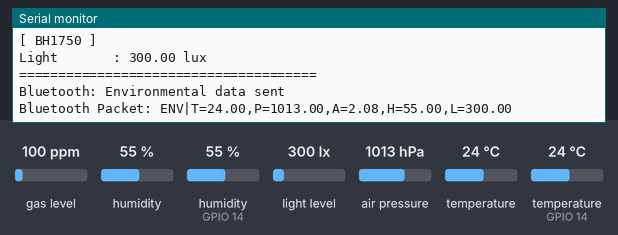
A sketch run on a simulated ESP32. Parts: the last lines printed to the serial monitor. The inputs (shaded band) are chosen by the test bench; at power-on: humidity (sensor on GPIO 14) 55 %, light level 300 lx, air pressure 1013 hPa, temperature (sensor on GPIO 14) 24 °C, temperature 24 °C, gas level 100 ppm, humidity 55 %. Nothing arrives over Bluetooth unless stated.

Above: at 2.2 s.
2.3 s: humidity (sensor on GPIO 14) set to 22 %
At 3.38 s:
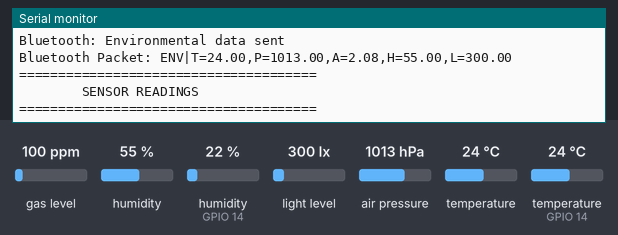
3.8 s: light level set to 40 lx
At 4.5 s:
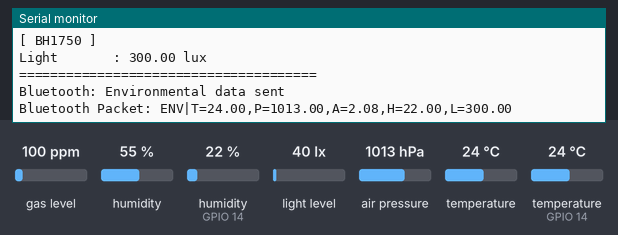
5.3 s: air pressure set to 952 hPa
At 6.5 s:
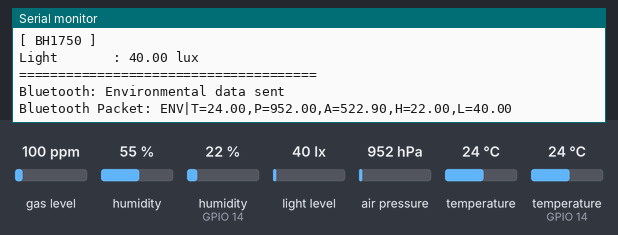
6.8 s: temperature (sensor on GPIO 14) set to 12 °C
At 7.78 s:
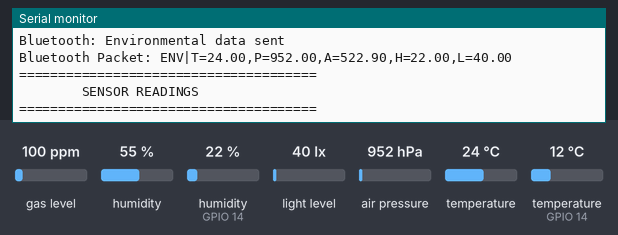
8.3 s: temperature (sensor 0) set to 12 °C
At 9.1 s:
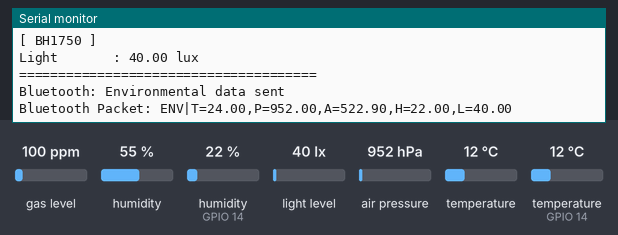
9.8 s: humidity (sensor on GPIO 14) set to 40 %
At 11.3 s:
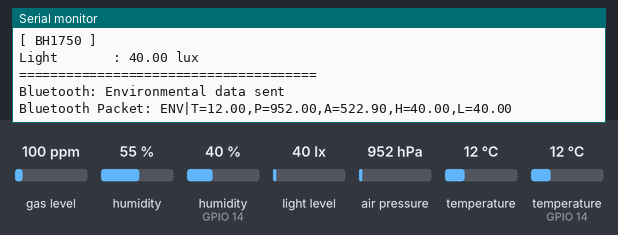
Timing chart, 0 to 12.3 s (numbered marks = the images above; inputs shaded):
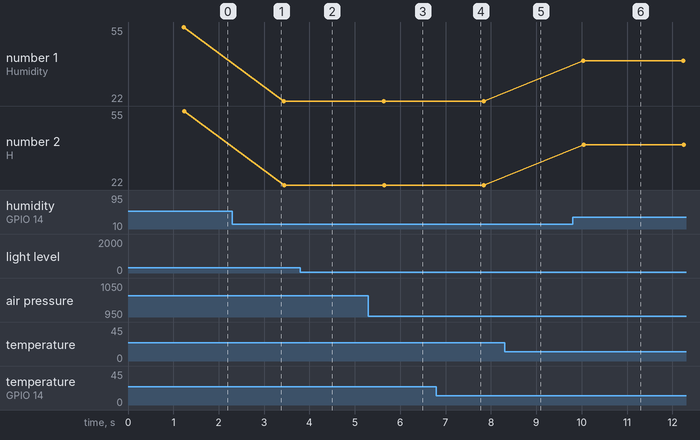

The sketch:

environment_server.ino
```cpp
#include <Wire.h>
#include <Adafruit_BMP3XX.h>
#include <BH1750.h>
#include <DHT.h>
#include <BluetoothSerial.h>


// ============================================================
// PIN DEFINITIONS
// ============================================================

// ESP32 I2C pins
#define SDA_PIN 21
#define SCL_PIN 22

// DHT11
#define DHT_PIN 14
#define DHT_TYPE DHT11


// ============================================================
// BLUETOOTH
// ============================================================

BluetoothSerial SerialBT;

#define BLUETOOTH_NAME "ForestNetra_Environmental"


// ============================================================
// SENSOR OBJECTS
// ============================================================

Adafruit_BMP3XX bmp;
BH1750 lightMeter;
DHT dht(DHT_PIN, DHT_TYPE);


// ============================================================
// SENSOR STATUS
// ============================================================

bool bmp390Available = false;
bool bh1750Available = false;


// ============================================================
// SENSOR VALUES FOR BLUETOOTH
// ============================================================

float environmentalTemperature = 0.0;
float environmentalPressure = 0.0;
float environmentalAltitude = 0.0;

float dhtTemperatureValue = 0.0;
float humidityValue = 0.0;

float lightValue = 0.0;


// ============================================================
// SETUP
// ============================================================

void setup()
{
  Serial.begin(115200);

  delay(1000);

  Serial.println();
  Serial.println("======================================");
  Serial.println(" ESP32 Environmental Monitoring System");
  Serial.println("======================================");


  // =================================================
  // INITIALIZE I2C
  // =================================================

  Wire.begin(SDA_PIN, SCL_PIN);


  // =================================================
  // BMP390
  // =================================================

  Serial.println();
  Serial.println("Checking BMP390...");

  if (bmp.begin_I2C())
  {
    bmp390Available = true;

    Serial.println("BMP390: DETECTED");

    // BMP390 configuration
    bmp.setTemperatureOversampling(BMP3_OVERSAMPLING_8X);
    bmp.setPressureOversampling(BMP3_OVERSAMPLING_4X);
    bmp.setIIRFilterCoeff(BMP3_IIR_FILTER_COEFF_3);
    bmp.setOutputDataRate(BMP3_ODR_50_HZ);
  }
  else
  {
    bmp390Available = false;

    Serial.println("BMP390: NOT FOUND");
    Serial.println("Continuing without BMP390...");
  }


  // =================================================
  // BH1750
  // =================================================

  Serial.println();
  Serial.println("Checking BH1750...");

  if (lightMeter.begin(BH1750::CONTINUOUS_HIGH_RES_MODE))
  {
    bh1750Available = true;

    Serial.println("BH1750: DETECTED");
  }
  else
  {
    bh1750Available = false;

    Serial.println("BH1750: NOT FOUND");
  }


  // =================================================
  // DHT11
  // =================================================

  Serial.println();
  Serial.println("Initializing DHT11...");

  dht.begin();

  Serial.println("DHT11: INITIALIZED");


  // =================================================
  // BLUETOOTH SERVER
  // =================================================

  Serial.println();
  Serial.println("Initializing Bluetooth...");

  // false = Bluetooth server mode
  if (!SerialBT.begin(BLUETOOTH_NAME))
  {
    Serial.println("Bluetooth initialization FAILED!");

    while (1)
    {
      delay(1000);
    }
  }

  Serial.println("Bluetooth Ready");

  Serial.print("Bluetooth Device Name: ");
  Serial.println(BLUETOOTH_NAME);

  Serial.print("Environmental Node Bluetooth MAC: ");
  Serial.println(SerialBT.getBtAddressString());

  Serial.println("Waiting for ForestNetra_TX...");


  // =================================================

  Serial.println();
  Serial.println("======================================");
  Serial.println("Initialization complete");
  Serial.println("======================================");
  Serial.println();
}


// ============================================================
// LOOP
// ============================================================

void loop()
{
  // =================================================
  // SENSOR READINGS
  // =================================================

  Serial.println();
  Serial.println("======================================");
  Serial.println("        SENSOR READINGS");
  Serial.println("======================================");


  // =================================================
  // BMP390
  // =================================================

  bool bmpReadingAvailable = false;

  if (bmp390Available)
  {
    if (bmp.performReading())
    {
      float temperature = bmp.temperature;

      float pressurePa = bmp.pressure;

      float pressurehPa = pressurePa / 100.0;

      // Standard sea-level pressure
      float altitude = bmp.readAltitude(1013.25);


      // Store values for Bluetooth
      environmentalTemperature = temperature;
      environmentalPressure = pressurehPa;
      environmentalAltitude = altitude;

      bmpReadingAvailable = true;


      Serial.println();
      Serial.println("[ BMP390 ]");

      Serial.print("Temperature : ");
      Serial.print(temperature);
      Serial.println(" °C");

      Serial.print("Pressure    : ");
      Serial.print(pressurePa);
      Serial.println(" Pa");

      Serial.print("Pressure    : ");
      Serial.print(pressurehPa);
      Serial.println(" hPa");

      Serial.print("Altitude    : ");
      Serial.print(altitude);
      Serial.println(" m");
    }
    else
    {
      Serial.println();
      Serial.println("[ BMP390 ]");
      Serial.println("Reading failed");
    }
  }
  else
  {
    Serial.println();
    Serial.println("[ BMP390 ]");
    Serial.println("NOT AVAILABLE");
  }


  // =================================================
  // DHT11
  // =================================================

  float dhtTemperature = dht.readTemperature();

  float humidity = dht.readHumidity();


  Serial.println();
  Serial.println("[ DHT11 ]");

  if (isnan(dhtTemperature) || isnan(humidity))
  {
    Serial.println("Reading failed");
  }
  else
  {
    dhtTemperatureValue = dhtTemperature;
    humidityValue = humidity;

    Serial.print("Temperature : ");
    Serial.print(dhtTemperature);
    Serial.println(" °C");

    Serial.print("Humidity    : ");
    Serial.print(humidity);
    Serial.println(" %RH");
  }


  // =================================================
  // BH1750
  // =================================================

  Serial.println();
  Serial.println("[ BH1750 ]");

  bool lightReadingAvailable = false;

  if (bh1750Available)
  {
    float lux = lightMeter.readLightLevel();

    if (lux >= 0)
    {
      lightValue = lux;

      lightReadingAvailable = true;

      Serial.print("Light       : ");
      Serial.print(lux);
      Serial.println(" lux");
    }
    else
    {
      Serial.println("Reading failed");
    }
  }
  else
  {
    Serial.println("NOT AVAILABLE");
  }


  // =================================================

  Serial.println();
  Serial.println("======================================");


  // =================================================
  // BLUETOOTH TRANSMISSION
  // =================================================
  //
  // Format:
  //
  // ENV|T=27.54,P=1003.63,A=80.41,H=77.00,L=305.00
  //
  // T = BMP390 temperature
  // P = BMP390 pressure
  // A = BMP390 altitude
  // H = DHT11 humidity
  // L = BH1750 light
  //
  // =================================================

  if (SerialBT.hasClient())
  {
    String environmentalDataPacket =
        "ENV|T=" +
        String(environmentalTemperature, 2) +
        ",P=" +
        String(environmentalPressure, 2) +
        ",A=" +
        String(environmentalAltitude, 2) +
        ",H=" +
        String(humidityValue, 2) +
        ",L=" +
        String(lightValue, 2);


    SerialBT.println(environmentalDataPacket);

    Serial.println("Bluetooth: Environmental data sent");

    Serial.print("Bluetooth Packet: ");
    Serial.println(environmentalDataPacket);
  }
  else
  {
    Serial.println("Bluetooth: ForestNetra_TX not connected");
  }


  // =================================================
  // DHT11 SHOULD NOT BE READ TOO FREQUENTLY
  // =================================================

  delay(2000);
}
```

Measured:
- after the input at 5.3 s, the serial monitor: prints a new line after 0.31 s (image 3)
- after the input at 9.8 s, the serial monitor: prints a new line after 0.24 s (image 6)
- plotted number 1: 55 → 22 after the input at 2.3 s
- plotted number 2: 55 → 22 after the input at 2.3 s
